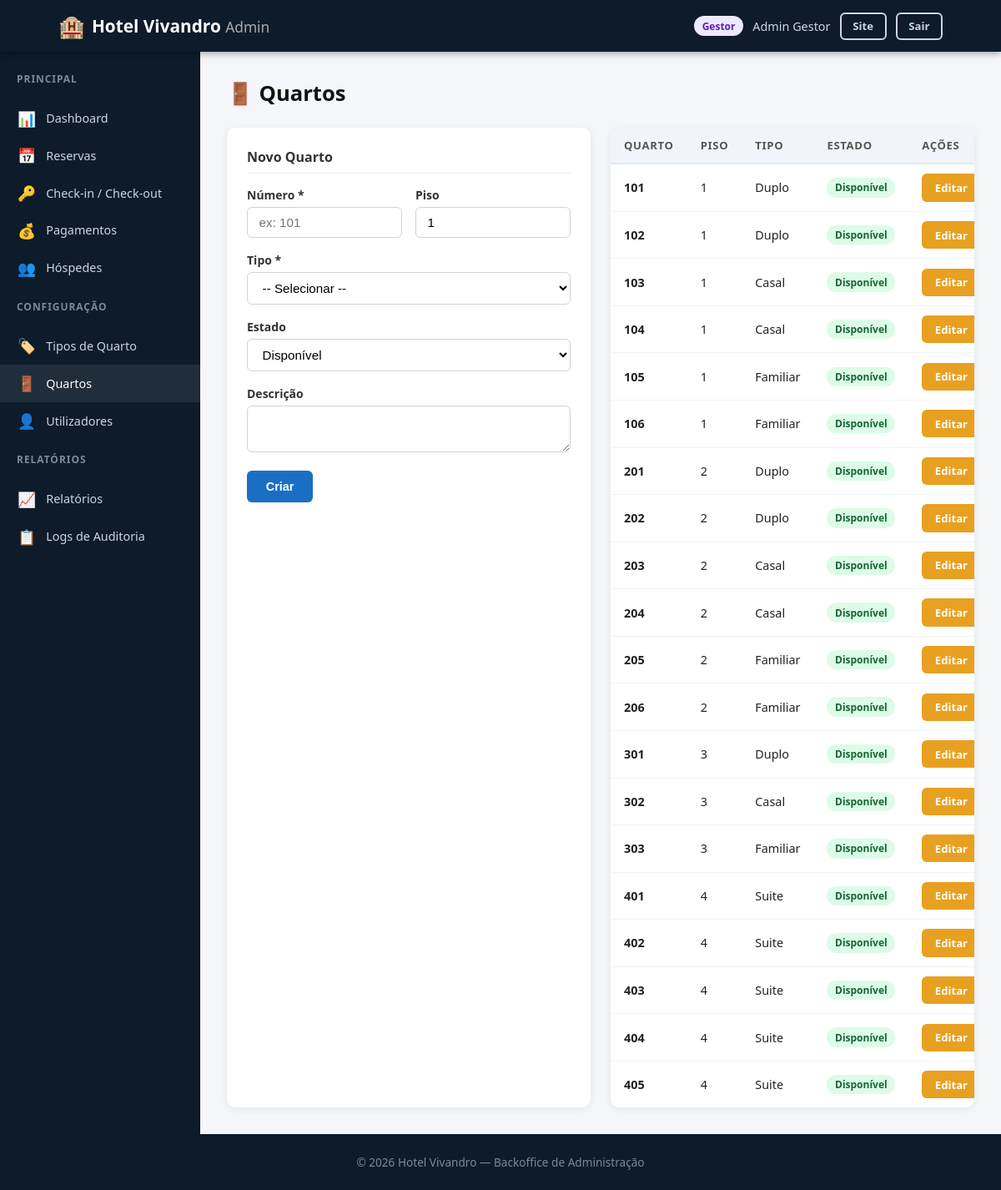
The app's page /backend/admin/rooms.php (signed in), older data.
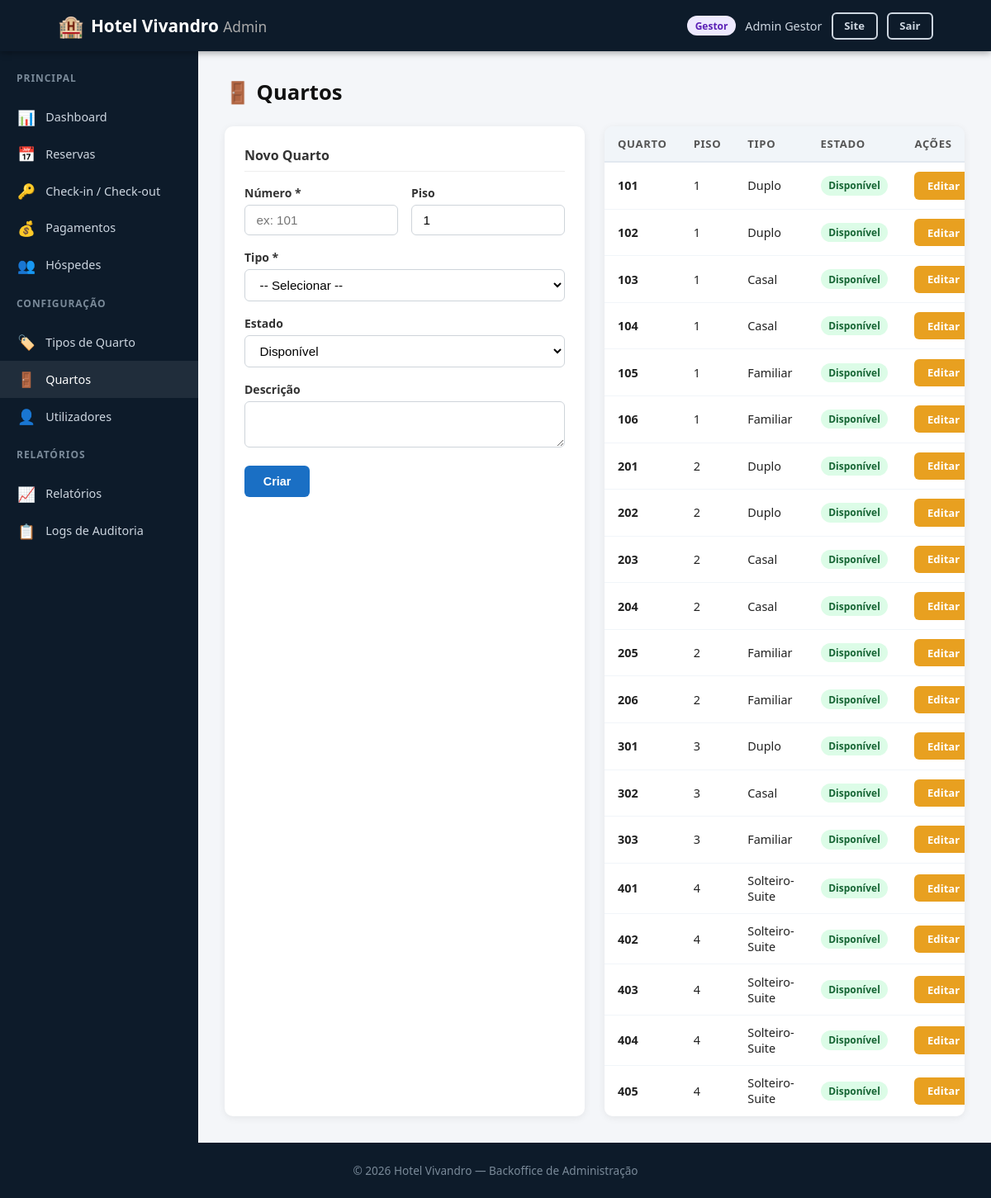
The same page, newer data.
### tables this page shows
CREATE TABLE users (
    id          INT AUTO_INCREMENT PRIMARY KEY,
    name        VARCHAR(100)  NOT NULL,
    email       VARCHAR(150)  NOT NULL UNIQUE,
    password_hash VARCHAR(255) NOT NULL,
    role        ENUM('client','receptionist','manager') NOT NULL DEFAULT 'client',
    document_type ENUM('cc','passport','other') DEFAULT NULL,
    document_number VARCHAR(50) DEFAULT NULL,
    nif         VARCHAR(9)    DEFAULT NULL,
    phone       VARCHAR(20)   DEFAULT NULL,
    status      ENUM('active','inactive') NOT NULL DEFAULT 'active',
    created_at  DATETIME      NOT NULL DEFAULT CURRENT_TIMESTAMP
);

CREATE TABLE rooms (
    id          INT AUTO_INCREMENT PRIMARY KEY,
    room_number VARCHAR(10)   NOT NULL UNIQUE,
    room_type_id INT          NOT NULL,
    floor       INT           NOT NULL DEFAULT 1,
    status      ENUM('available','occupied','maintenance') NOT NULL DEFAULT 'available',
    description TEXT,
    FOREIGN KEY (room_type_id) REFERENCES room_types(id)
);

CREATE TABLE room_types (
    id                      INT AUTO_INCREMENT PRIMARY KEY,
    name                    VARCHAR(50)     NOT NULL,
    base_capacity           INT             NOT NULL,
    max_capacity            INT             NOT NULL,
    base_daily_rate         DECIMAL(10,2)   NOT NULL,
    breakfast_cost_per_guest DECIMAL(10,2)  NOT NULL DEFAULT 10.00,
    extra_guest_surcharge   DECIMAL(10,2)   NOT NULL DEFAULT 20.00,
    description             TEXT,
    amenities               VARCHAR(255)    DEFAULT NULL,
    status                  ENUM('active','inactive') NOT NULL DEFAULT 'active'
);

### backend/includes/auth.php (called while the page is built, shortened)
<?php
require_once __DIR__ . '/functions.php';
function isLoggedIn(): bool {
    return isset($_SESSION['user_id']);
}
function currentUser(): ?array {
    static $user = null;
    if ($user === null) {
        $pdo = getDB();
        $stmt = $pdo->prepare('SELECT * FROM users WHERE id = ? AND status = "active"');
        $stmt->execute([$_SESSION['user_id']]);
        $user = $stmt->fetch() ?: null;
    }
    return $user;
}
function requireRole(string ...$roles): void {
    $user = currentUser();
}

### backend/includes/functions.php (called while the page is built, shortened)
<?php
function e(mixed $val): string {
    return htmlspecialchars((string)$val, ENT_QUOTES, 'UTF-8');
}

### backend/admin/rooms.php (the view, shortened to what this page needs)
<?php
require_once __DIR__ . '/../includes/functions.php';
require_once __DIR__ . '/../includes/auth.php';
requireRole('manager');
$pdo = getDB();
$rooms     = $pdo->query('SELECT r.*, rt.name AS type_name FROM rooms r JOIN room_types rt ON r.room_type_id=rt.id ORDER BY r.room_number')->fetchAll();
$editRoom  = null;
include __DIR__ . '/../includes/admin_header.php';
?>
<div class="admin-page-title">🚪 Quartos</div>
<div class="grid-2" style="gap:1.5rem">
    <div class="detail-card">
        <h3><?= $editRoom ? 'Editar Quarto ' . e($editRoom['room_number']) : 'Novo Quarto' ?></h3>
        <?php $d = $editRoom ?: []; ?>
        <form method="post" style="margin-top:.75rem">
            <div class="form-row">
                <div class="form-group"><label class="form-label">Número *</label><input type="text" name="room_number" class="form-control" value="<?= e($d['room_number']??'') ?>" required placeholder="ex: 101"></div>
                <div class="form-group"><label class="form-label">Piso</label><input type="number" name="floor" class="form-control" value="<?= e($d['floor']??1) ?>" min="1" max="20"></div>
            </div>
            <div class="form-group">
                <label class="form-label">Tipo *</label>
                <select name="room_type_id" class="form-control" required>
                    <option value="">-- Selecionar --</option>
                </select>
            </div>
            <div class="form-group">
                <label class="form-label">Estado</label>
                <select name="status" class="form-control">
                    <option value="available" <?= ($d['status']??'available')==='available'?'selected':'' ?>>Disponível</option>
                </select>
            </div>
            <div class="form-group"><label class="form-label">Descrição</label><textarea name="description" class="form-control" rows="2"><?= e($d['description']??'') ?></textarea></div>
            <div style="display:flex;gap:.75rem">
                <button type="submit" class="btn btn-primary"><?= $editRoom ? 'Guardar' : 'Criar' ?></button>
            </div>
        </form>
    </div>
    <div class="table-wrapper">
        <table>
            <thead><tr><th>Quarto</th><th>Piso</th><th>Tipo</th><th>Estado</th><th>Ações</th></tr></thead>
            <tbody>
            <?php foreach ($rooms as $r): ?>
            <tr>
                <td><strong><?= e($r['room_number']) ?></strong></td>
                <td><?= e($r['floor']) ?></td>
                <td><?= e($r['type_name']) ?></td>
                <td><span class="badge status-<?= e($r['status']) ?>"><?= ['available'=>'Disponível','occupied'=>'Ocupado','maintenance'=>'Manutenção'][$r['status']] ?></span></td>
                <td><a href="?edit=<?= $r['id'] ?>" class="btn btn-sm btn-warning">Editar</a></td>
            </tr>
            <?php endforeach; ?>
            </tbody>
        </table>
    </div>
</div>
<?php include __DIR__ . '/../includes/admin_footer.php'; ?>

### backend/includes/admin_header.php (shortened to what this page needs)
<?php
require_once __DIR__ . '/functions.php';
require_once __DIR__ . '/auth.php';
$_currentUser = currentUser();
$_role = $_currentUser['role'];
$_isManager = $_role === 'manager';
$currentFile = basename($_SERVER['PHP_SELF']);
?>
<!DOCTYPE html>
<html lang="pt">
<head>
    <link rel="stylesheet" href="<?= BASE_URL ?>/assets/css/style.css">
</head>
<body>
<header class="site-header">
    <div class="container header-inner">
        <a href="<?= BASE_URL ?>/admin/index.php" class="logo">
            <span class="logo-icon">🏨</span>
            <span>Hotel Vivandro <small style="font-weight:400;color:#aaa">Admin</small></span>
        </a>
        <div class="nav-user">
            <span class="badge badge-<?= $_isManager ? 'purple' : 'blue' ?>"><?= $_isManager ? 'Gestor' : 'Rececionista' ?></span>
            <span><?= e($_currentUser['name']) ?></span>
            <a href="<?= BASE_URL ?>/index.php" class="btn btn-sm btn-outline">Site</a>
            <a href="<?= BASE_URL ?>/logout.php" class="btn btn-sm btn-outline">Sair</a>
        </div>
    </div>
</header>
<div class="admin-layout">
    <aside class="admin-sidebar">
        <h3>Principal</h3>
        <a href="index.php" class="<?= $currentFile === 'index.php' ? 'active' : '' ?>">
            <span class="nav-icon">📊</span> Dashboard
        </a>
        <a href="reservations.php" class="<?= $currentFile === 'reservations.php' ? 'active' : '' ?>">
            <span class="nav-icon">📅</span> Reservas
        </a>
        <a href="checkin.php" class="<?= $currentFile === 'checkin.php' ? 'active' : '' ?>">
            <span class="nav-icon">🔑</span> Check-in / Check-out
        </a>
        <a href="payments.php" class="<?= $currentFile === 'payments.php' ? 'active' : '' ?>">
            <span class="nav-icon">💰</span> Pagamentos
        </a>
        <a href="guests.php" class="<?= $currentFile === 'guests.php' ? 'active' : '' ?>">
            <span class="nav-icon">👥</span> Hóspedes
        </a>
        <?php if ($_isManager): ?>
        <h3 style="margin-top:1rem">Configuração</h3>
        <a href="room-types.php" class="<?= $currentFile === 'room-types.php' ? 'active' : '' ?>">
            <span class="nav-icon">🏷️</span> Tipos de Quarto
        </a>
        <a href="rooms.php" class="<?= $currentFile === 'rooms.php' ? 'active' : '' ?>">
            <span class="nav-icon">🚪</span> Quartos
        </a>
        <a href="users.php" class="<?= $currentFile === 'users.php' ? 'active' : '' ?>">
            <span class="nav-icon">👤</span> Utilizadores
        </a>
        <h3 style="margin-top:1rem">Relatórios</h3>
        <a href="reports.php" class="<?= $currentFile === 'reports.php' ? 'active' : '' ?>">
            <span class="nav-icon">📈</span> Relatórios
        </a>
        <a href="logs.php" class="<?= $currentFile === 'logs.php' ? 'active' : '' ?>">
            <span class="nav-icon">📋</span> Logs de Auditoria
        </a>
        <?php endif; ?>
    </aside>
    <div class="admin-content">

### backend/includes/admin_footer.php (shortened to what this page needs)
    </div>
</div>
<footer class="site-footer">
    <div class="container footer-inner">
        <p>&copy; <?= date('Y') ?> Hotel Vivandro — Backoffice de Administração</p>
    </div>
</footer>
</body>
</html>

### backend/assets/css/style.css (style rules this page uses)
*, *::before, *::after { box-sizing: border-box; margin: 0; padding: 0; }
html { font-size: 16px; scroll-behavior: smooth; }
body { font-family: 'Segoe UI', system-ui, sans-serif; background: #f4f6f9; color: #222; min-height: 100vh; display: flex; flex-direction: column; }
a { color: #1a6fc4; text-decoration: none; }
.container { max-width: 1100px; margin: 0 auto; padding: 0 1.25rem; }
.grid-2 { display: grid; grid-template-columns: 1fr 1fr; gap: 1.5rem; }
.site-header { background: #0d1b2a; color: #fff; padding: .85rem 0; position: sticky; top: 0; z-index: 100; box-shadow: 0 2px 8px rgba(0,0,0,.35); }
.header-inner { display: flex; align-items: center; justify-content: space-between; gap: 1rem; }
.logo { display: flex; align-items: center; gap: .5rem; color: #fff; font-size: 1.3rem; font-weight: 700; }
.logo-icon { font-size: 1.6rem; }
.nav-user { display: flex; align-items: center; gap: .7rem; color: #cdd6e0; font-size: .9rem; }
.site-footer { background: #0d1b2a; color: #7a8a99; padding: 1.5rem 0; font-size: .85rem; }
.footer-inner { display: flex; flex-direction: column; gap: .25rem; text-align: center; }
.btn { display: inline-block; padding: .55rem 1.3rem; border-radius: 6px; font-size: .9rem; font-weight: 600; cursor: pointer; border: 2px solid transparent; transition: all .2s; text-align: center; }
.btn-primary { background: #1a6fc4; color: #fff; }
.btn-warning { background: #e8a020; color: #fff; }
.btn-outline { background: transparent; border-color: #cdd6e0; color: #cdd6e0; }
.btn-sm { padding: .35rem .85rem; font-size: .82rem; }
.badge { display: inline-block; padding: .2rem .6rem; border-radius: 20px; font-size: .75rem; font-weight: 600; }
.badge-purple { background: #ede9fe; color: #5b21b6; }
.form-group { margin-bottom: 1.1rem; }
.form-label { display: block; font-size: .875rem; font-weight: 600; margin-bottom: .3rem; color: #333; }
.form-control { width: 100%; padding: .55rem .85rem; border: 1px solid #ced4da; border-radius: 6px; font-size: .95rem; transition: border-color .2s, box-shadow .2s; background: #fff; }
.form-row { display: grid; grid-template-columns: 1fr 1fr; gap: 1rem; }
.table-wrapper { overflow-x: auto; border-radius: 10px; box-shadow: 0 2px 10px rgba(0,0,0,.07); }
table { width: 100%; border-collapse: collapse; background: #fff; }
table th { background: #f1f5f9; padding: .75rem 1rem; text-align: left; font-size: .82rem; font-weight: 700; text-transform: uppercase; letter-spacing: .05em; color: #555; border-bottom: 2px solid #e2e8f0; }
table td { padding: .7rem 1rem; border-bottom: 1px solid #f1f5f9; font-size: .9rem; vertical-align: middle; }
table tr:last-child td { border-bottom: none; }
.status-available { background:#dcfce7; color:#166534; }
.admin-layout { display: flex; min-height: calc(100vh - 60px); }
.admin-sidebar { width: 240px; background: #0d1b2a; color: #cdd6e0; padding: 1.5rem 0; flex-shrink: 0; }
.admin-sidebar h3 { padding: 0 1.25rem 1rem; font-size: .75rem; text-transform: uppercase; letter-spacing: .08em; color: #7a8a99; }
.admin-sidebar a { display: flex; align-items: center; gap: .7rem; padding: .65rem 1.25rem; color: #cdd6e0; font-size: .9rem; transition: all .2s; }
.admin-sidebar a:hover, .admin-sidebar a.active { background: rgba(255,255,255,.08); color: #fff; text-decoration: none; }
.admin-sidebar a .nav-icon { font-size: 1.1rem; width: 1.5rem; text-align: center; }
.admin-content { flex: 1; padding: 2rem; overflow: auto; }
.admin-page-title { font-size: 1.6rem; font-weight: 700; margin-bottom: 1.5rem; color: #111; display: flex; align-items: center; gap: .75rem; justify-content: space-between; }
.detail-card { background: #fff; border-radius: 10px; padding: 1.5rem; box-shadow: 0 2px 10px rgba(0,0,0,.07); }
.detail-card h3 { font-size: 1rem; font-weight: 700; margin-bottom: 1rem; color: #333; border-bottom: 1px solid #eee; padding-bottom: .5rem; }

Row changes from the older to the newer data that the page shows:
changed through a linked row, rooms (number 16 of 20 on the later page): room_type.name "Suite" → "Solteiro-Suite"
changed through a linked row, rooms (number 17 of 20 on the later page): room_type.name "Suite" → "Solteiro-Suite"
changed through a linked row, rooms (number 18 of 20 on the later page): room_type.name "Suite" → "Solteiro-Suite"
changed through a linked row, rooms (number 19 of 20 on the later page): room_type.name "Suite" → "Solteiro-Suite"
changed through a linked row, rooms (number 20 of 20 on the later page): room_type.name "Suite" → "Solteiro-Suite"
